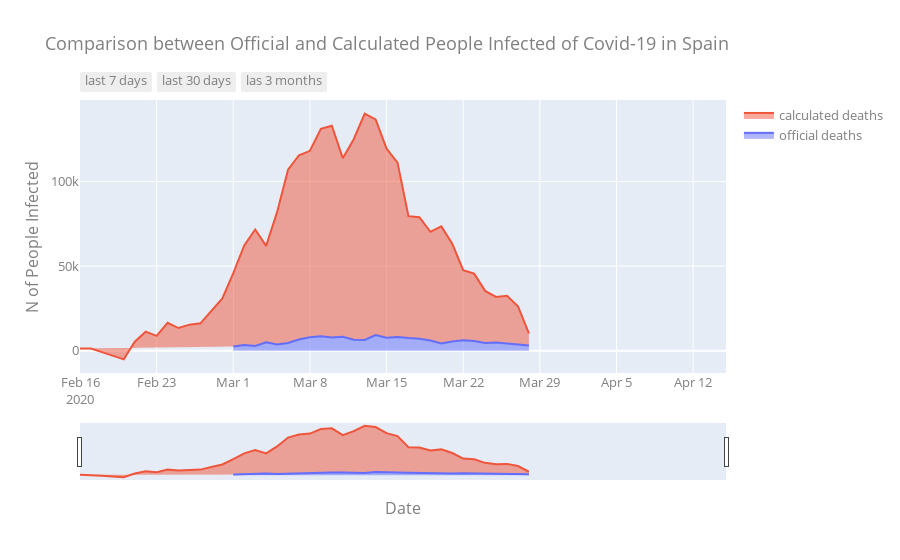

The code cell stored with this chart in its notebook:
### Code cell
# Create traces
fig = go.Figure()
fig.add_trace(go.Scatter(x=official_to_print["date"], y=official_to_print["official_infected"],
                    mode='lines',fill="tonexty", 
                    name='official deaths'))
fig.add_trace(go.Scatter(x=mortality_to_print["date"], y=mortality_to_print["real_contagious"],
                    mode='lines',fill="tonexty",
                    name='calculated deaths'))

fig.update_layout(
    title="Comparison between Official and Calculated People Infected of Covid-19 in Spain",
    xaxis_title="Date",
    yaxis_title="N of People Infected",
    font=dict(
        #family="Courier New, monospace",
        size=13,
        color="#7f7f7f"
    ))

fig.update_xaxes(
    rangeslider_visible=True,
    rangeselector=dict(
        buttons=list([
            dict(count=7, label="last 7 days", step="day", stepmode="backward"),
            dict(count=1, label="last 30 days", step="month", stepmode="backward"),
            dict(count=3, label="las 3 months", step="month", stepmode="backward"),        ])
    )

)


fig.show()

### Figure 1 — Plotly figure (JSON) as saved in the notebook; plotly's stock layout.template omitted (floating-point values rounded to 4 significant figures)
{"data": [{"fill": "tonexty", "mode": "lines", "name": "official deaths", "type": "scatter", "x": ["2020-03-01T00:00:00", "2020-03-02T00:00:00", "2020-03-03T00:00:00", "2020-03-04T00:00:00", "2020-03-05T00:00:00", "2020-03-06T00:00:00", "2020-03-07T00:00:00", "2020-03-08T00:00:00", "2020-03-09T00:00:00", "2020-03-10T00:00:00", "2020-03-11T00:00:00", "2020-03-12T00:00:00", "2020-03-13T00:00:00", "2020-03-14T00:00:00", "2020-03-15T00:00:00", "2020-03-16T00:00:00", "2020-03-17T00:00:00", "2020-03-18T00:00:00", "2020-03-19T00:00:00", "2020-03-20T00:00:00", "2020-03-21T00:00:00", "2020-03-22T00:00:00", "2020-03-23T00:00:00", "2020-03-24T00:00:00", "2020-03-25T00:00:00", "2020-03-26T00:00:00", "2020-03-27T00:00:00", "2020-03-28T00:00:00", "2020-03-29T00:00:00", "2020-03-30T00:00:00", "2020-03-31T00:00:00", "2020-04-01T00:00:00", "2020-04-02T00:00:00", "2020-04-03T00:00:00", "2020-04-04T00:00:00", "2020-04-05T00:00:00", "2020-04-06T00:00:00", "2020-04-07T00:00:00", "2020-04-08T00:00:00", "2020-04-09T00:00:00", "2020-04-10T00:00:00", "2020-04-11T00:00:00", "2020-04-12T00:00:00", "2020-04-13T00:00:00", "2020-04-14T00:00:00", "2020-04-15T00:00:00"], "y": [2538, 3431, 2833, 4946, 3646, 4517, 6584, 7937, 8578, 7871, 8189, 6549, 6398, 9222, 7719, 8102, 7472, 7026, 6023, 4273, 5478, 6180, 5756, 4576, 4830, 4167, 3477, 3045, null, null, null, null, null, null, null, null, null, null, null, null, null, null, null, null, null, null]}, {"fill": "tonexty", "mode": "lines", "name": "calculated deaths", "type": "scatter", "x": ["2020-02-16T00:00:00", "2020-02-17T00:00:00", "2020-02-18T00:00:00", "2020-02-19T00:00:00", "2020-02-20T00:00:00", "2020-02-21T00:00:00", "2020-02-22T00:00:00", "2020-02-23T00:00:00", "2020-02-24T00:00:00", "2020-02-25T00:00:00", "2020-02-26T00:00:00", "2020-02-27T00:00:00", "2020-02-28T00:00:00", "2020-02-29T00:00:00", "2020-03-01T00:00:00", "2020-03-02T00:00:00", "2020-03-03T00:00:00", "2020-03-04T00:00:00", "2020-03-05T00:00:00", "2020-03-06T00:00:00", "2020-03-07T00:00:00", "2020-03-08T00:00:00", "2020-03-09T00:00:00", "2020-03-10T00:00:00", "2020-03-11T00:00:00", "2020-03-12T00:00:00", "2020-03-13T00:00:00", "2020-03-14T00:00:00", "2020-03-15T00:00:00", "2020-03-16T00:00:00", "2020-03-17T00:00:00", "2020-03-18T00:00:00", "2020-03-19T00:00:00", "2020-03-20T00:00:00", "2020-03-21T00:00:00", "2020-03-22T00:00:00", "2020-03-23T00:00:00", "2020-03-24T00:00:00", "2020-03-25T00:00:00", "2020-03-26T00:00:00", "2020-03-27T00:00:00", "2020-03-28T00:00:00", "2020-03-29T00:00:00", "2020-03-30T00:00:00", "2020-03-31T00:00:00", "2020-04-01T00:00:00", "2020-04-02T00:00:00", "2020-04-03T00:00:00", "2020-04-04T00:00:00", "2020-04-05T00:00:00", "2020-04-06T00:00:00", "2020-04-07T00:00:00", "2020-04-08T00:00:00", "2020-04-09T00:00:00", "2020-04-10T00:00:00", "2020-04-11T00:00:00", "2020-04-12T00:00:00", "2020-04-13T00:00:00", "2020-04-14T00:00:00", "2020-04-15T00:00:00"], "y": [1350, 1250, -850, -3200, -5100, 5350, 11250, 8750, 16500, 13400, 15400, 16200, 23800, 30900, 45850, 62225, 71650, 61950, 81850, 106950, 115475, 118100, 131150, 132950, 113750, 124950, 140050, 136650, 119350, 111100, 79500, 78850, 70250, 73450, 63150, 47550, 45550, 35350, 31750, 32450, 26300, 10200, null, null, null, null, null, null, null, null, null, null, null, null, null, null, null, null, null, null]}], "layout": {"font": {"color": "#7f7f7f", "size": 13}, "title": {"text": "Comparison between Official and Calculated People Infected of Covid-19 in Spain"}, "xaxis": {"rangeselector": {"buttons": [{"count": 7, "label": "last 7 days", "step": "day", "stepmode": "backward"}, {"count": 1, "label": "last 30 days", "step": "month", "stepmode": "backward"}, {"count": 3, "label": "las 3 months", "step": "month", "stepmode": "backward"}]}, "rangeslider": {"visible": true}, "title": {"text": "Date"}}, "yaxis": {"title": {"text": "N of People Infected"}}}}
